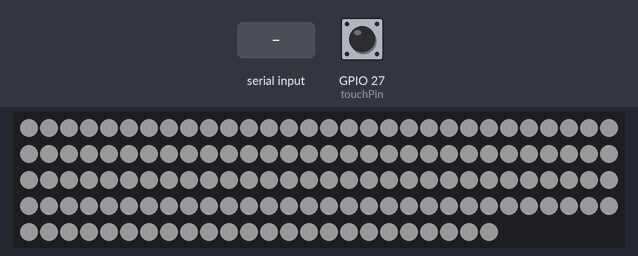
Simulated run of this sketch. Board: ESP32. Shown: 144 RGB LEDs in strip order, left to right, continuing on the next row. The test bench sets the inputs (shaded band); at power-on: GPIO 27 (touchPin) HIGH. Dim RGB values are drawn brighter than linear; random numbers use the default seed unless the sketch sets one; what the sketch prints to the serial monitor is not drawn.

Above: at 6.3 s.
6.4 s: "2\n" received over Serial
At 7.3 s:
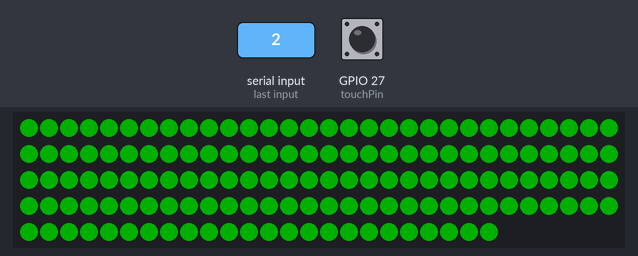
8.2 s: GPIO 27 (touchPin) pulled LOW for 3.2 s
12.0 s: "3\n" received over Serial
At 13.79 s:
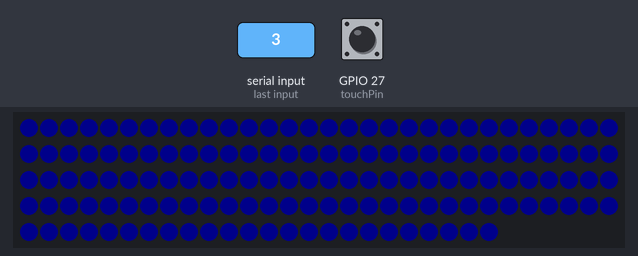
13.9 s: "8\n" received over Serial
At 14.21 s:
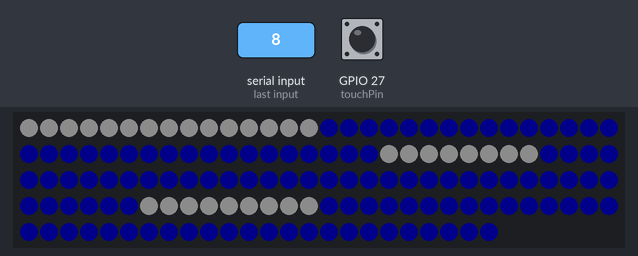
16.0 s: GPIO 27 (touchPin) pulled LOW for 3.2 s
19.8 s: GPIO 27 (touchPin) pulsed LOW 5 times (0.12 s each, 0.3 s apart)
At 21.3 s:
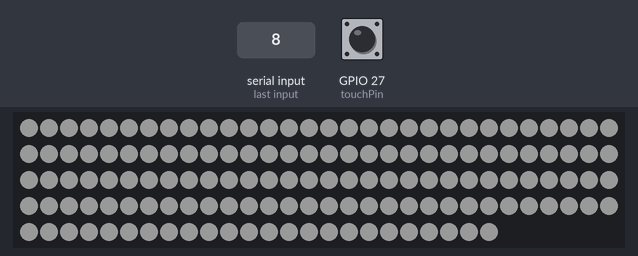

The sketch:

esp32vine_karl_USB.ino
```cpp
// now pure usb communication

// 2026-01-18 Karl changes
// - redid wiring and assigned different GPIO pins to simplify wire salad
// - brought all pin assignents to the top
// - renamed confusing ledPin to signalPiPin (re revert: search and replace)
// 01-20 IT WORKS!!
// - fixed a whole bunch of issues
// - added basic error handling
// - set to purple when there hasn't been any communication from the pi (either on boot, or error)
// --> "waiting to be touched to retry this"
// 01-22 MOVE TO USB
// - insufficient power supply is still the bottleneck
// - fixed logical error in error mode, added 10k pulldown to RX to ignore noise
// - no more UART mixed up nonsense
// - pi powers esp32 and communicates with it over usb
// - led-strip has own power supply (data/gnd <-> esp32)


// colours:
// - white: setup complete
// - purple: calibrating
// - red: error, didn't receive response from pi -> touch to retry
// - "breathing" white: waiting to be touched
// - green: listening
// - blue/white running: thinking
// - blue: speaking

#include <FastLED.h>

const bool touchToSerialPrint = false; // set this true if you want the original constant stream of values

const int touchPin = 27;   // Touch input (ESP32: e.g. GPIO27)

// ---------- LED strip ----------
#define NUM_LEDS     144 // pulls >2A in white idle animation!
#define LED_PIN      13     // was 18
#define LED_TYPE     WS2812B
#define COLOR_ORDER  GRB
CRGB leds[NUM_LEDS];

// ---------- Pi Communication Monitoring ----------
// this is meant to give some visual feedback on whether or not the communication to pi works
unsigned long touchSignalSentTime = 0;
const unsigned long PI_RESPONSE_TIMEOUT = 2000; // 2 seconds to respond to touch
bool touchSignalSent = false;
bool errorMode = false; // start in normal mode
bool previousErrorMode = false;
bool waitingForPiResponse = false;


// Modify these globals:
const int TOUCH_MARGIN = 20;        // How much below baseline = touch
const int RELEASE_MARGIN = 30;      // How much below baseline = release (higher for stability)
bool currentlyTouched = false;

// Add these variables at the top with other globals:
unsigned long lastRecalibration = 0;
const unsigned long recalibrationInterval = 300000; // 5 minutes
const int BASELINE_SAMPLES = 50;
int baselineReadings[BASELINE_SAMPLES];
int baselineIndex = 0;
bool baselineReady = false;

int threshold = 0;          // Touch-Schwelle (Kalibrierung)
bool calibrated = false;    // Kalibrierungs-Status

const int N = 31;           // Anzahl Samples für Median (ungerade)
int buffer[N];

// Timer für 2s Haltezeit
unsigned long mytouchStart = 0;
const unsigned long holdTime = 2000; // 2 Sekunden

// ---------- Pulse (breathing) control ----------
bool pulseActive = false;
bool wanderingDotsActive = false;
uint8_t pulseBPM = 12;       // lower = slower, smoother breathing
uint8_t minBright = 10;     // floor brightness
uint8_t maxBright = 160;    // 255 ceiling brightness

const uint16_t pulseIntervalMs = 20;
uint32_t lastPulseMs = 0;


// ---------- Helpers ----------

//MARK: error handling
void enterErrorMode() {
  stopPulse();
  fill_solid(leds, NUM_LEDS, CRGB::Red);
  FastLED.setBrightness(50);
  FastLED.show();
  Serial.println("⚠ ERROR MODE: Pi didn't respond to touch");
}
/* Just quick visual feedback: leds to white */
void exitErrorMode() {
  stopPulse();
  fill_solid(leds, NUM_LEDS, CRGB::White);
  FastLED.setBrightness(25);
  FastLED.show();
}
inline bool allowVisualOutput() {
  // a sort of gate used in the animation setting functions
  // determines whether or not they should actually update the leds (don't override error)
  return !errorMode;
}


void startPulse(CRGB color) {
  wanderingDotsActive = false;
  pulseActive = true;
  if (!allowVisualOutput()) return;
  fill_solid(leds, NUM_LEDS, color);
  FastLED.setBrightness(maxBright);
  FastLED.show();
}

void startWanderingDots() {
  if (!allowVisualOutput()) return;
  pulseActive = false;
  wanderingDotsActive = true;
  fill_solid(leds, NUM_LEDS, CRGB::Blue);
  FastLED.show();
}

void updateWanderingDots() {
  if (!allowVisualOutput()) return;
  static uint8_t offset = 0;
  static unsigned long lastUpdate = 0;

  if (millis() - lastUpdate < 120) return;
  lastUpdate = millis();

  const CRGB background = CRGB::Blue;
  const CRGB dotColor = CRGB::White;
  const int dotGroupCount = 3;
  const int dotGroupSizeMin = 4;
  const int dotGroupSizeMax = 16;

  fill_solid(leds, NUM_LEDS, background);

  for (int g = 0; g < dotGroupCount; g++) {
    int groupPos = (offset + (g * (NUM_LEDS / dotGroupCount))) % NUM_LEDS;
    int groupSize = random(dotGroupSizeMin, dotGroupSizeMax + 1);
    for (int i = 0; i < groupSize; i++) {
      leds[(groupPos + i) % NUM_LEDS] = dotColor;
    }
  }

  FastLED.show();
  offset = (offset - 5 + NUM_LEDS) % NUM_LEDS; //reverse direction
}


void stopPulse() {
  pulseActive = false;
  wanderingDotsActive = false;
  if (!allowVisualOutput()) return;
  fill_solid(leds, NUM_LEDS, CRGB::Black);
  FastLED.show();
}

void updatePulse() {
  if (!allowVisualOutput()) return;
  uint8_t brightness = beatsin8(pulseBPM, minBright, maxBright);
  FastLED.setBrightness(brightness);
  FastLED.show();
}

bool handleCommand(const String& line) {
  if (line.equalsIgnoreCase("1") || line.equalsIgnoreCase("1.00")) {
    stopPulse();
    delay(100);
    startPulse(CRGB::White); // white pulsating
  } else if (line.equalsIgnoreCase("2") || line.equalsIgnoreCase("2.00")) {
    stopPulse();
    delay(100);
    startPulse(CRGB::Green); // green pulsating
  } else if (line.equalsIgnoreCase("3") || line.equalsIgnoreCase("3.00")) {
    stopPulse();
    delay(100);
    startPulse(CRGB::Blue); // blue pulsating
  } else if (line.equalsIgnoreCase("8") || line.equalsIgnoreCase("8.00")) {
    stopPulse();
    delay(100);
    startWanderingDots(); // blue and white dots
  } else if (line.equalsIgnoreCase("0") || line.equalsIgnoreCase("0.00")) {
    stopPulse();
  } else return false; // not a valid command
  return true;
}


int readMedian(int pin) {
  for (int i = 0; i < N; i++) {
    buffer[i] = touchRead(pin);
    delay(2);
  }
  for (int i = 0; i < N - 1; i++) {
    for (int j = 0; j < N - i - 1; j++) {
      if (buffer[j] > buffer[j + 1]) {
        int tmp = buffer[j];
        buffer[j] = buffer[j + 1];
        buffer[j + 1] = tmp;
      }
    }
  }
  return buffer[N / 2];
}

// Add this function after readMedian():
void updateBaseline(int value) {
  // Only update baseline when NOT touched
  if (value >= threshold + 10) {  // Safety margin above threshold
    baselineReadings[baselineIndex] = value;
    baselineIndex = (baselineIndex + 1) % BASELINE_SAMPLES;
    if (baselineIndex == 0) baselineReady = true;
  }
}

int calculateBaselineThreshold() {
  if (!baselineReady) return threshold;

  long sum = 0;
  for (int i = 0; i < BASELINE_SAMPLES; i++) {
    sum += baselineReadings[i];
  }
  return (sum / BASELINE_SAMPLES) - 20;
}


//MARK: setup
void setup() {

  Serial.begin(115200);
  delay(100); // give Serial a moment to init (sometimes this helps and it doesn't hurt)

  Serial.println("Calibration (5 seconds)... do not touch!");
  long sum = 0;
  int count = 0;
  unsigned long start = millis();

  // visual info that thing is calibrating
  FastLED.addLeds<LED_TYPE, LED_PIN, COLOR_ORDER>(leds, NUM_LEDS);
  FastLED.setBrightness(25); // was 255
  fill_solid(leds, NUM_LEDS, CRGB::Purple); // this was set to Black?
  FastLED.show();

  while (millis() - start < 5000) {
    int val = touchRead(touchPin);
    sum += val;
    count++;
    delay(50);
  }

  threshold = (sum / count) - 20;
  calibrated = true;

  Serial.print("Calibration done. Threshold = ");
  Serial.println(threshold);

  // setup complete
  fill_solid(leds, NUM_LEDS, CRGB::White); // this was set to Black?
  FastLED.show();
  Serial.println("[ESP32] Booted. Waiting for Pi commands...");
}

//MARK: loop
void loop() {

  // the order of this and the logic is a bit of a mess, but it works
  // check if Pi properly responded to touch
  if (waitingForPiResponse && !errorMode &&
      (millis() - touchSignalSentTime > PI_RESPONSE_TIMEOUT)) {
    errorMode = true;
  }
  // error mode transitions
  if (errorMode && !previousErrorMode) {
    enterErrorMode();
  } else if (!errorMode && previousErrorMode) {
    exitErrorMode();
  }
  previousErrorMode = errorMode;

  // update touch
  int val = readMedian(touchPin);
  if (touchToSerialPrint){
    Serial.print("Touch value: ");
    Serial.print(val);
    Serial.print(" | Threshold: ");
    Serial.println(threshold);
  }
  // Update baseline with non-touch readings
  updateBaseline(val);

  // Periodic recalibration (every 5 minutes when idle)
  if (millis() - lastRecalibration > recalibrationInterval && mytouchStart == 0) {
    int newThreshold = calculateBaselineThreshold();
    // More conservative sanity check
    if (newThreshold > 0 && abs(newThreshold - threshold) < 15) {
      threshold = newThreshold;
      Serial.print("✓ Recalibrated threshold: ");
      Serial.println(threshold);
    } else {
      Serial.println("✗ Recalibration rejected - too much drift");
    }
    lastRecalibration = millis();
  }

  // Hysteresis-based touch detection
  if (calibrated) {
    if (!currentlyTouched && val < (threshold - TOUCH_MARGIN)) {
      // Touch detected
      currentlyTouched = true;
      mytouchStart = millis();
      Serial.println("→ Touch START");

      if (errorMode) {
        errorMode = false;
        touchSignalSent = false;
        waitingForPiResponse = false;
        Serial.println("↻ Retrying after error");
      }
    }
    else if (currentlyTouched && val > (threshold - RELEASE_MARGIN)) {
      currentlyTouched = false;
      mytouchStart = 0;
      Serial.println("← Touch RELEASE");
    }

    if (currentlyTouched && !touchSignalSent && (millis() - mytouchStart >= holdTime)) {
      waitingForPiResponse = true;
      touchSignalSentTime = millis();
      touchSignalSent = true;
      Serial.println("✓ Held for 2s");
      Serial.println("TOUCH"); // this is what the pi is listening for
    }

  }

  // ----- Read commands from Raspberry Pi -----
  if (Serial.available()) {
    String line = Serial.readStringUntil('\n');
    line.trim();

    // 🧹 Entferne nicht druckbare Zeichen
    for (int i = 0; i < line.length(); i++) {
      if (line[i] < 32 || line[i] > 126) {
        line.remove(i, 1);
        i--;
      }
    }

    if (line.length()) {
      Serial.print("[ESP32] <- Pi: ");
      Serial.println(line);

      // check if valid command received
      // (this should really be the place where all the error handling should be, but I'm too lazy to refactor)
      bool handled = handleCommand(line);
      if (handled) {
        errorMode = false;
        waitingForPiResponse = false;
        touchSignalSent = false; // reset (not necessary, but handles potential issues?)
      }

      handleCommand(line);
    }
  }

  if (pulseActive) {
    uint32_t now = millis();
    if (now - lastPulseMs >= pulseIntervalMs) {
      lastPulseMs = now;
      updatePulse();
    }
  } else if (wanderingDotsActive) {
    updateWanderingDots();
  }

  delay(1);
}
```

Measured:
- after the input at 6.4 s, the LEDs: first change after 0.05 s (image 1 shows a later state)
